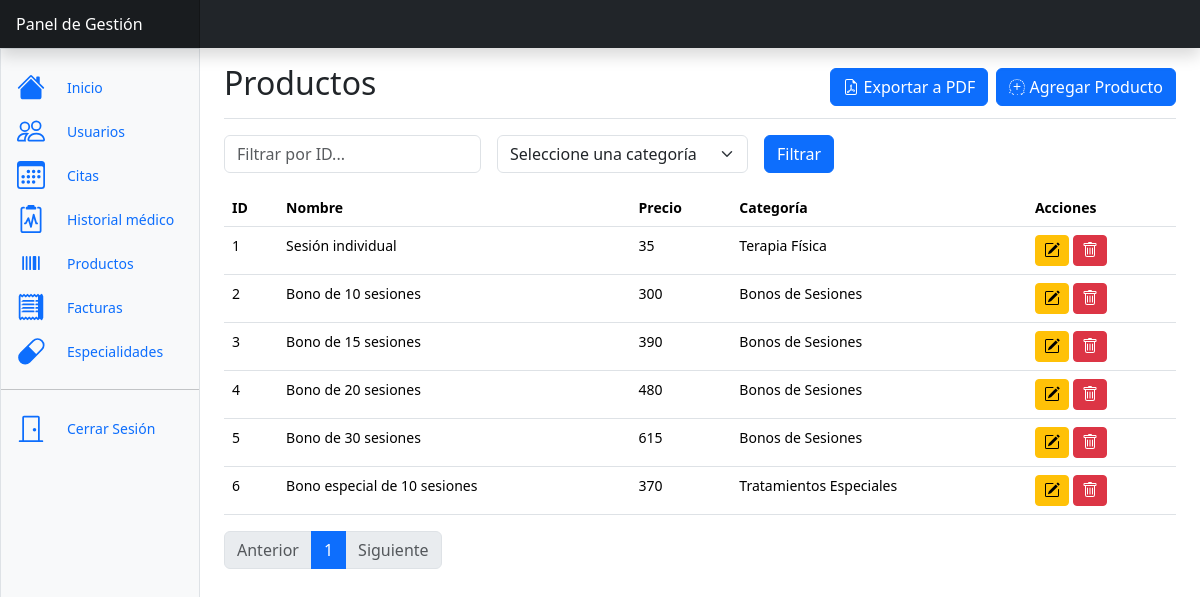
/pages/products.php?pagina=1 (signed in), run on the app's committed database.
### tables this page shows
CREATE TABLE productos (
  producto_id INT AUTO_INCREMENT PRIMARY KEY,
  categoria_id INT,
  nombre VARCHAR(255),
  descripcion VARCHAR(255),
  monto INT,
  fecha TIMESTAMP NOT NULL DEFAULT current_timestamp() ON UPDATE current_timestamp(),
  FOREIGN KEY (categoria_id) REFERENCES categorias(categoria_id)
);

CREATE TABLE categorias(
  categoria_id INT AUTO_INCREMENT PRIMARY KEY,
  nombre VARCHAR(30),
  descripcion VARCHAR(255)
);

### models/BaseModel.php (called while the page is built, shortened)
<?php
class BaseModel
{
    protected static $conexion = null;
    public function __construct()
    {
        if (self::$conexion === null) {
            $host = 'mysql';
            $usuario = 'root';
            $contrasena = 'root';
            $base_de_datos = 'velion';
            self::$conexion = new mysqli($host, $usuario, $contrasena, $base_de_datos);
        }
    }
}

### controllers/ProductController.php (called while the page is built, shortened)
<?php
require_once '../models/ProductModel.php';
class ProductController {
    private $productModel;
    public function __construct() {
        $this->productModel = new ProductModel();
    }
    public function obtenerProductosPaginados($inicio, $articulosPorPagina) {
        return $this->productModel->getProductsPaginated($inicio, $articulosPorPagina);
    }
}
?>

### models/ProductModel.php (called while the page is built, shortened)
<?php
require_once 'BaseModel.php';
class ProductModel extends BaseModel{
    public function getProductsPaginated($inicio, $articulosPorPagina) {
        $query = "SELECT p.producto_id, p.nombre, p.descripcion, p.monto, c.nombre AS categoria
        FROM productos p
        JOIN categorias c ON p.categoria_id = c.categoria_id
        LIMIT ?, ?
        ";
        $stmt = self::$conexion->prepare($query);
        $stmt->bind_param('ii', $inicio, $articulosPorPagina);
        $stmt->execute();
        $result = $stmt->get_result();
        $productos = $result->fetch_all(MYSQLI_ASSOC);
        return $productos;
    }
}
?>

### pages/products.php (the view, shortened to what this page needs)
<?php
require_once '../controllers/ProductController.php';
$productController = new ProductController();
$articulos_x_pagina = 10;
$productos = $productController->obtenerProductos();
$iniciar = ($_GET['pagina'] - 1) * $articulos_x_pagina;
$filtro_producto_id = isset($_POST['producto_id']) ? $_POST['producto_id'] : '';
$filtro_categoria = isset($_POST['categoria_id']) ? $_POST['categoria_id'] : '';
if (!empty($filtro_producto_id) || !empty($filtro_categoria)) {
    $productosPaginados = $productController->buscarProductos($filtro_producto_id, $filtro_categoria);
} else {
    $productosPaginados = $productController->obtenerProductosPaginados($iniciar, $articulos_x_pagina);
}
$n_botones_paginacion = ceil(count($productos) / ($articulos_x_pagina));
include_once './includes/dashboard.php';
?>
<div class="d-flex justify-content-between flex-wrap flex-md-nowrap align-items-center pt-3 pb-2 mb-3 border-bottom">
    <h1 class="h2">Productos</h1>
    <div class="d-flex justify-content-end align-items-center">
        <form action="../scripts/product_manager.php" method="POST">
            <div class="col-auto">
                <button class="btn btn-primary me-2" type="submit">
                    Exportar a PDF
                </button>
            </div>
        </form>
        <button type="button" class="btn btn-primary" data-bs-toggle="modal" data-bs-target="#agregarModal">
            Agregar Producto
        </button>
    </div>
</div>
<div class="table-responsive small">
    <form class="row g-3 mb-3" method="POST" action="">
        <div class="col-auto">
            <input type="text" class="form-control" id="producto_id" name="producto_id" value="<?php echo $filtro_producto_id; ?>" placeholder="Filtrar por ID...">
        </div>
        <div class="col-auto">
            <select class="form-select" id="categoria_id" name="categoria_id">
                <option selected value="" hidden>Seleccione una categoría</option>
            </select>
        </div>
        <div class="col-md-3 d-flex align-items-end">
            <button type="submit" class="btn btn-primary">Filtrar</button>
        </div>
    </form>
    <div class="row">
        <div class="col">
            <div class="table-responsive">
                <table class="table">
                    <thead>
                        <tr>
                            <th>ID</th>
                            <th>Nombre</th>
                            <th>Precio</th>
                            <th>Categoría</th>
                            <th>Acciones</th>
                        </tr>
                    </thead>
                    <tbody>
                        <?php if (!empty($productosPaginados)) : ?>
                            <?php foreach ($productosPaginados as $producto) : ?>
                                <tr>
                                    <td><?php echo $producto['producto_id']; ?></td>
                                    <td><?php echo $producto['nombre']; ?></td>
                                    <td><?php echo $producto['monto']; ?></td>
                                    <td><?php echo $producto['categoria']; ?></td>
                                    <td>
                                        <button class="btn btn-sm btn-warning" data-bs-toggle="modal" data-bs-target="#edit_<?php echo $producto['producto_id']; ?>">
                                        </button>
                                        <button class="btn btn-sm btn-danger" data-bs-toggle="modal" data-bs-target="#delete_<?php echo $producto['producto_id']; ?>">
                                            </button>
                                    </td>
                                </tr>
                            <?php endforeach; ?>
                        <?php else : ?>
                            <tr>
                                <td colspan="6">No se encontraron productos.</td>
                            </tr>
                        <?php endif; ?>
                    </tbody>
                </table>
            </div>
            <nav aria-label="Page navigation example">
                <ul class="pagination">
                    <li class="page-item <?php echo $_GET['pagina'] <= 1 ? 'disabled' : ''; ?>">
                        <a class="page-link" href="products.php?pagina=<?php echo $_GET['pagina'] - 1; ?>">Anterior</a>
                    </li>
                    <?php for ($i = 0; $i < $n_botones_paginacion; $i++) : ?>
                        <li class="page-item <?php echo $_GET['pagina'] == $i + 1 ? 'active' : ''; ?>">
                            <a class="page-link" href="products.php?pagina=<?php echo $i + 1; ?>"><?php echo $i + 1; ?></a>
                        </li>
                    <?php endfor; ?>
                    <li class="page-item <?php echo $_GET['pagina'] >= $n_botones_paginacion ? 'disabled' : ''; ?>">
                        <a class="page-link" href="products.php?pagina=<?php echo $_GET['pagina'] + 1; ?>">Siguiente</a>
                    </li>
                </ul>
            </nav>
        </div>
    </div>
</div>

### assets/custom/css/style.css (style rules this page uses)
.bi { vertical-align: -.125em; fill: currentColor; }

### assets/custom/css/userdetail.css (style rules this page uses)
.table-responsive { overflow-x: hidden; }

### data on the page
productos: producto_id "1", nombre "Sesión individual", monto "35", categoria.nombre "Terapia Física"
productos: producto_id "2", nombre "Bono de 10 sesiones", monto "300", categoria.nombre "Bonos de Sesiones"
productos: producto_id "3", nombre "Bono de 15 sesiones", monto "390", categoria.nombre "Bonos de Sesiones"
productos: producto_id "4", nombre "Bono de 20 sesiones", monto "480", categoria.nombre "Bonos de Sesiones"
productos: producto_id "5", nombre "Bono de 30 sesiones", monto "615", categoria.nombre "Bonos de Sesiones"
productos: producto_id "6", nombre "Bono especial de 10 sesiones", monto "370", categoria.nombre "Tratamientos Especiales"
